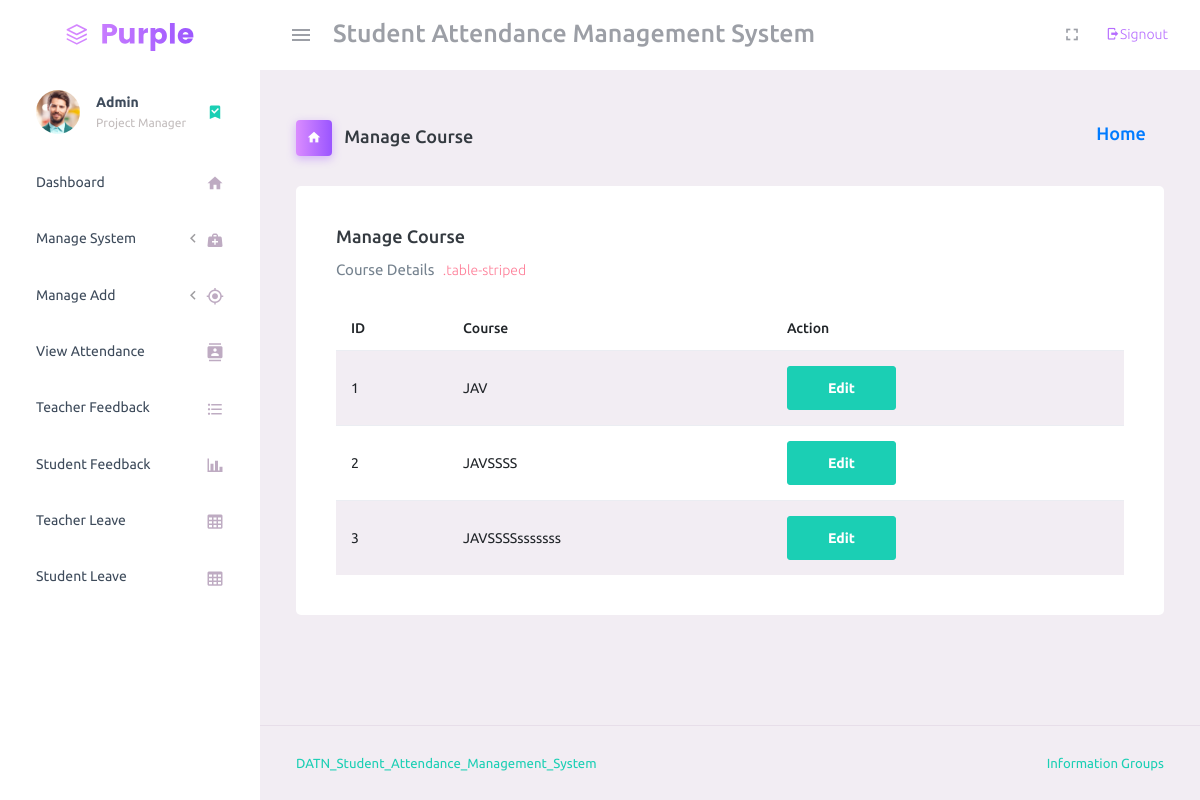
/manage_course/ (signed in), run on an earlier commit of the app's database.
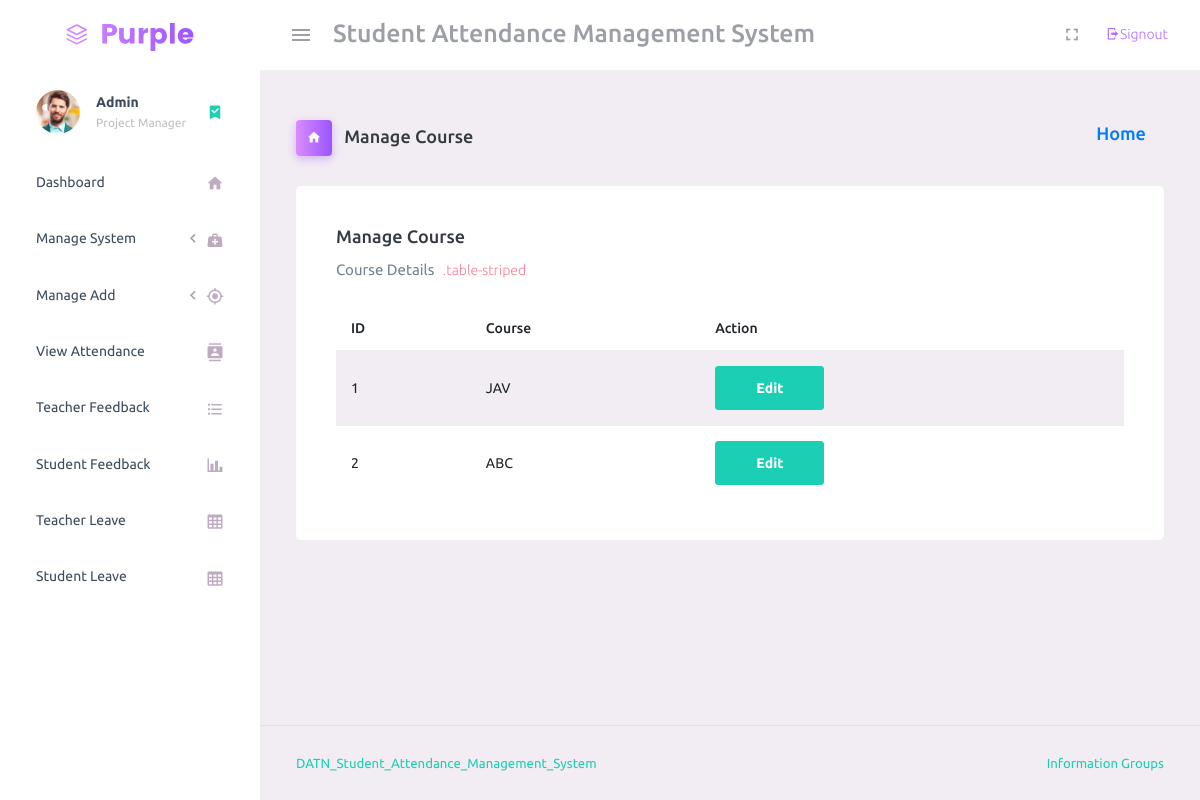
And on a later commit of the database.
### student_management_app/models.py (models this page shows)
class Courses(models.Model):
    id = models.AutoField(primary_key=True)
    course_name = models.CharField(max_length=255)
    created_at = models.DateTimeField(auto_now_add=True)
    updated_at = models.DateTimeField(auto_now_add=True)
    objects = models.Manager()

### student_management_app/HodViews.py (the view)
# urls.py: path('manage_course/', HodViews.manage_course, name="manage_course"),
def manage_course(request):
    courses = Courses.objects.all()
    context = {
        "courses": courses
    }
    return render(request, 'hod_template/manage_course_template.html', context)

### student_management_app/LoginCheckMiddleWare.py (called while the page is built, shortened)
    def process_view(self, request, view_func, view_args, view_kwargs):
        modulename = view_func.__module__
        user = request.user
        if user.is_authenticated:
            if user.user_type == "1":
                if modulename == "student_management_app.HodViews":
                    pass
                elif modulename == "student_management_app.views" or modulename == "django.views.static":
                    pass
                else:
                    return redirect("admin_home")
            else:
                return redirect("login")
        else:
            if request.path == reverse("login") or request.path == reverse("doLogin"):
                pass
            else:
                return redirect("login")

### student_management_app/templates/hod_template/manage_course_template.html
{% extends 'hod_template/base_template.html'%}
{% load static %}
{% block page_title %}
Manage Course
{% endblock page_title %}
{% block content %}
    <div class="card">
        <div class="card-body">
          <h4 class="card-title">Manage Course</h4>
          <p class="card-description"> Course Details <code>.table-striped</code>
          </p>
          <table class="table table-striped p-0 card-body">
            <thead>
              <tr>
                <th> ID </th>
                <th> Course </th>
                <th> Action </th>
              </tr>
            </thead>
            <tbody>
            {% for course in courses %}
                <tr>
                    <td> {{ course.id }}</td>
                    <td> {{ course.course_name }}</td>
                    <td><a href="/edit_course/{{ course.id }}" class="btn btn-success">Edit</a></td>
                </tr>
            {% endfor %}
            </tbody>
          </table>
        </div>
    </div>
{% endblock content %}

What changed in the data, as far as the page shows it:
removed Courses: id "3", course_name "JAVSSSSsssssss"
changed Courses id 2: course_name "JAVSSSS" → "ABC"
